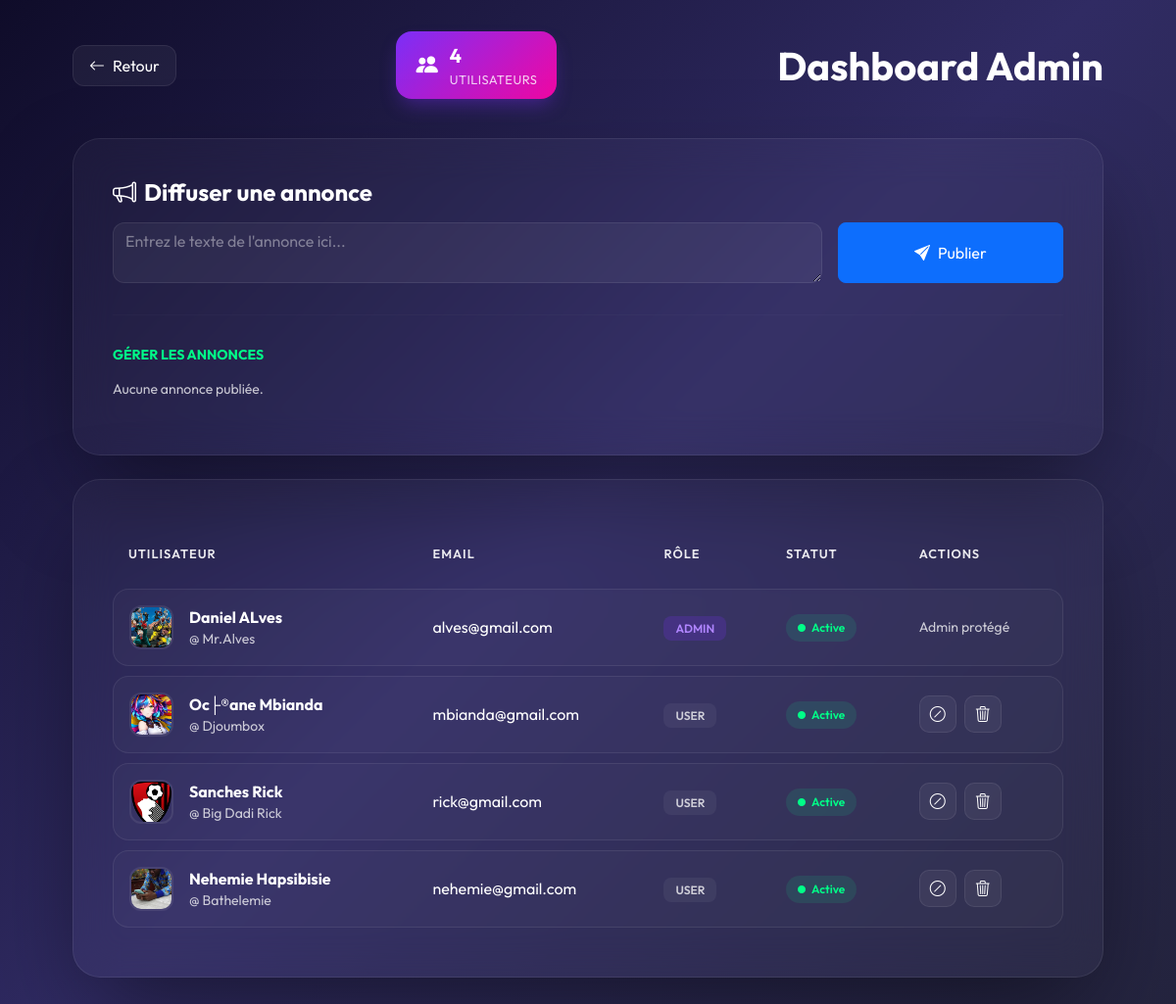
Screenshot of /PHP/admin_dashboard.php (signed in) with the database file from the repository.
### tables this page shows
CREATE TABLE users (
    id_users INT PRIMARY KEY AUTO_INCREMENT NOT NULL,
    password VARCHAR(255) NOT NULL,
    email VARCHAR(255) NOT NULL UNIQUE,
    nom VARCHAR(50) NOT NULL,
    prenom VARCHAR(50) NOT NULL,
    pseudo VARCHAR(255),
    photo VARCHAR(255),
    role ENUM('admin', 'user') DEFAULT 'user',
    status ENUM('active', 'blocked') DEFAULT 'active',
    last_activity DATETIME DEFAULT NULL,
    created_at TIMESTAMP DEFAULT CURRENT_TIMESTAMP
);

### PHP/admin_dashboard.php (the view, shortened to what this page needs)
<?php
require 'connexion.php';
$usersPerPage = 10;
$currentPage = isset($_GET['page']) && is_numeric($_GET['page']) ? (int) $_GET['page'] : 1;
$offset = ($currentPage - 1) * $usersPerPage;
$countStmt = $bdd->query("SELECT COUNT(*) FROM users");
$totalUsers = $countStmt->fetchColumn();
$stmt = $bdd->prepare("SELECT * FROM users ORDER BY role ASC, created_at DESC LIMIT ? OFFSET ?");
$stmt->bindValue(1, $usersPerPage, PDO::PARAM_INT);
$stmt->bindValue(2, $offset, PDO::PARAM_INT);
$stmt->execute();
$allUsers = $stmt->fetchAll(PDO::FETCH_ASSOC);
$stmtAnnounce = $bdd->query("SELECT * FROM announcements ORDER BY created_at DESC");
$allAnnouncements = $stmtAnnounce->fetchAll(PDO::FETCH_ASSOC);
?>
<!DOCTYPE html>
<html lang="fr">
<head>
    <link rel="stylesheet" href="../CSS/bootstrap.min.css">
    <link rel="stylesheet" href="https://cdn.jsdelivr.net/npm/bootstrap-icons@1.11.3/font/bootstrap-icons.min.css">
</head>
<body>
    <div class="admin-container">
        <div class="header-section">
            <a href="home.php" class="back-btn">
                <i class="bi bi-arrow-left"></i> Retour
            </a>
            <div class="user-counter-badge" id="user-counter">
                <i class="bi bi-people-fill"></i>
                <div class="d-flex flex-column">
                    <span class="count-num"><?= $totalUsers ?></span>
                    <span class="count-label">Utilisateurs</span>
                </div>
            </div>
            <h1 class="m-0 fw-bold">Dashboard Admin</h1>
        </div>
        <div class="glass-panel mb-4">
            <h4 class="mb-3 fw-bold"><i class="bi bi-megaphone me-2"></i>Diffuser une annonce</h4>
            <div class="row g-3">
                <div class="col-md-9">
                    <textarea id="announcementContent" class="form-control" autocomplete="off"
                        placeholder="Entrez le texte de l'annonce ici..." rows="2"
                        style="background: rgba(255,255,255,0.03); border: 1px solid var(--glass-border); color: white; border-radius: 12px;"></textarea>
                </div>
                <div class="col-md-3">
                    <button class="btn btn-primary w-100 h-100 rounded-3" onclick="postAnnouncement()">
                        <i class="bi bi-send-fill me-2"></i>Publier
                    </button>
                </div>
            </div>
            <hr style="border-color: var(--glass-border); margin: 2rem 0;">
            <h5 class="mb-3 fw-bold small text-uppercase active-green-text">Gérer les annonces</h5>
            <?php if (empty($allAnnouncements)): ?>
                <p class="text-muted small">Aucune annonce publiée.</p>
            <?php endif; ?>
        </div>
        <div class="glass-panel">
            <div class="table-responsive">
                <table class="user-table">
                    <thead>
                        <tr>
                            <th>Utilisateur</th>
                            <th>Email</th>
                            <th>Rôle</th>
                            <th>Statut</th>
                            <th>Actions</th>
                        </tr>
                    </thead>
                    <tbody>
                        <?php foreach ($allUsers as $u):
                            $avatar = !empty($u['photo']) ? '../images/' . $u['photo'] : 'https://ui-avatars.com/api/?name=' . urlencode($u['prenom']) . '&background=random&color=fff';
                            ?>
                            <tr class="user-row" id="user-row-<?= $u['id_users'] ?>">
                                <td data-label="Utilisateur">
                                    <div class="d-flex align-items-center gap-3">
                                        <img src="<?= $avatar ?>" class="user-avatar" alt="Avatar">
                                        <div>
                                            <div class="fw-bold">
                                                <?= htmlspecialchars($u['prenom'] . ' ' . $u['nom']) ?>
                                            </div>
                                            <div class="small text-muted">@
                                                <?= htmlspecialchars($u['pseudo'] ?? 'user') ?>
                                            </div>
                                        </div>
                                    </div>
                                </td>
                                <td data-label="Email">
                                    <?= htmlspecialchars($u['email']) ?>
                                </td>
                                <td data-label="Rôle">
                                    <span class="badge-role badge-<?= $u['role'] ?>">
                                        <?= strtoupper($u['role']) ?>
                                    </span>
                                </td>
                                <td data-label="Statut">
                                    <span class="badge-status status-<?= $u['status'] ?>"
                                        id="status-badge-<?= $u['id_users'] ?>">
                                        <i class="bi bi-circle-fill" style="font-size: 0.5rem;"></i>
                                        <?= ucfirst($u['status']) ?>
                                    </span>
                                </td>
                                <td data-label="Actions">
                                    <div class="d-flex gap-2">
                                        <?php if ($u['role'] !== 'admin'): ?>
                                            <?php if ($u['status'] === 'active'): ?>
                                                <button class="btn-action btn-block"
                                                    onclick="manageUser('<?= $u['id_users'] ?>', 'block')" title="Bloquer">
                                                    <i class="bi bi-slash-circle"></i>
                                                </button>
                                            <?php endif; ?>
                                            <button class="btn-action btn-delete"
                                                onclick="confirmDelete('<?= $u['id_users'] ?>')" title="Supprimer">
                                                <i class="bi bi-trash3"></i>
                                            </button>
                                        <?php else: ?>
                                            <span class="text-muted small italic">Admin protégé</span>
                                        <?php endif; ?>
                                    </div>
                                </td>
                            </tr>
                        <?php endforeach; ?>
                    </tbody>
                </table>
            </div>
        </div>
    </div>
</body>
</html>

### PHP/admin_dashboard.php (style rules this page uses)
:root { --primary-color: #7b2ff7; --secondary-color: #f107a3; --bg-gradient: linear-gradient(135deg, #0f0c29 0%, #302b63 50%, #24243e 100%); --glass-bg: rgba(255, 255, 255, 0.05); --glass-border: rgba(255, 255, 255, 0.08); --text-main: #ffffff; --text-muted: rgba(255, 255, 255, 0.75); }
body { background: var(--bg-gradient); background-attachment: fixed; min-height: 100vh; font-family: 'Outfit', sans-serif; color: var(--text-main) !important; padding: 2rem 0; }
.admin-container { max-width: 1100px; margin: 0 auto; padding: 0 1.5rem; }
.glass-panel { background: rgba(255, 255, 255, 0.03); backdrop-filter: blur(20px); -webkit-backdrop-filter: blur(20px); border: 1px solid var(--glass-border); border-radius: 28px; padding: 2.5rem; box-shadow: 0 40px 100px -20px rgba(0, 0, 0, 0.5); }
.header-section { display: flex; justify-content: space-between; align-items: center; margin-bottom: 2.5rem; }
.back-btn { display: inline-flex; align-items: center; gap: 8px; padding: 8px 16px; background: var(--glass-bg); border: 1px solid var(--glass-border); border-radius: 12px; color: white; text-decoration: none; transition: all 0.3s; }
.user-table { width: 100%; border-collapse: separate; border-spacing: 0 10px; }
.user-table th { padding: 1rem; font-weight: 600; color: rgba(255, 255, 255, 0.9); text-transform: uppercase; font-size: 0.8rem; letter-spacing: 1px; border: none; }
.user-row { background: rgba(255, 255, 255, 0.02); transition: transform 0.3s, background 0.3s; }
.user-row td { padding: 1rem; vertical-align: middle; border-top: 1px solid var(--glass-border); border-bottom: 1px solid var(--glass-border); }
.user-row td:first-child { border-left: 1px solid var(--glass-border); border-top-left-radius: 16px; border-bottom-left-radius: 16px; }
.user-row td:last-child { border-right: 1px solid var(--glass-border); border-top-right-radius: 16px; border-bottom-right-radius: 16px; }
.user-avatar { width: 45px; height: 45px; border-radius: 12px; object-fit: cover; border: 2px solid var(--glass-border); }
.badge-role { padding: 5px 12px; border-radius: 8px; font-size: 0.75rem; font-weight: 600; }
.badge-admin { background: rgba(123, 47, 247, 0.2); color: #b085ff; }
.badge-user { background: rgba(255, 255, 255, 0.05); color: var(--text-muted); }
.badge-status { padding: 5px 12px; border-radius: 20px; font-size: 0.75rem; font-weight: 600; display: inline-flex; align-items: center; gap: 6px; }
.status-active { background: rgba(0, 255, 136, 0.1); color: #00ff88; }
.btn-action { width: 38px; height: 38px; border-radius: 10px; display: inline-flex; align-items: center; justify-content: center; border: 1px solid var(--glass-border); background: var(--glass-bg); color: white; transition: all 0.3s; cursor: pointer; }
.form-control { color: white !important; background: rgba(255, 255, 255, 0.05) !important; border: 1px solid var(--glass-border) !important; }
.form-control::placeholder { color: rgba(255, 255, 255, 0.4) !important; }
.text-muted { color: rgba(255, 255, 255, 0.75) !important; }
.user-counter-badge { background: linear-gradient(135deg, var(--primary-color) 0%, var(--secondary-color) 100%); padding: 10px 20px; border-radius: 16px; display: flex; align-items: center; gap: 12px; box-shadow: 0 10px 20px -5px rgba(123, 47, 247, 0.4); transition: all 0.3s ease; }
.user-counter-badge i { font-size: 1.4rem; }
.user-counter-badge .count-num { font-size: 1.25rem; font-weight: 700; }
.user-counter-badge .count-label { font-size: 0.8rem; opacity: 0.8; text-transform: uppercase; letter-spacing: 0.5px; }
.active-green-text { color: #00ff88 !important; }

### rows the page displays
users: photo (picture), prenom+nom "Daniel ALves", pseudo "Mr.Alves", email "alves@gmail.com", role "ADMIN", status "Active", shows "Admin protégé"
users: photo (picture), prenom+nom "Oc├®ane Mbianda", pseudo "Djoumbox", email "mbianda@gmail.com", role "USER", status "Active"
users: photo (picture), prenom+nom "Sanches Rick", pseudo "Big Dadi Rick", email "rick@gmail.com", role "USER", status "Active"
users: photo (picture), prenom+nom "Nehemie Hapsibisie", pseudo "Bathelemie", email "nehemie@gmail.com", role "USER", status "Active"

### other values shown
$totalUsers "4"
